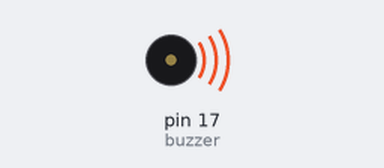
This sketch was run on a simulated Arduino Uno, built with avr-gcc and run on an emulated ATmega328P. Shown: buzzer (waves = sounding).

Above: at 0.5 s.
Timing chart, 0 to 4.6 s (numbered marks = the images above):
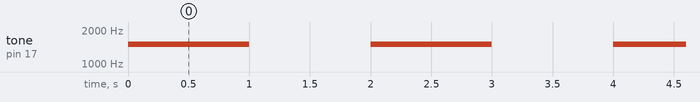

Measured:
- by itself, tone on pin 17 (buzzer): alternates 1500 Hz for 1.0 s and silent for 1.0 s

The sketch:

buzzer_beep.ino
```cpp
/*
    Autor(a): Diana Santos - Franzininho
    Data: 08/08/23
    Título:Exemplo 5 - Som Cósmico: Criando Beep com Buzzer
    Descrição:Neste exemplo vamos  criar uma forma de se comunicar com outros
    astrounautas através de beeep do buzzer.
*/
/*
    Autor(a): Diana Santos - Franzininho
    Data: 08/08/23
    Título:Exemplo 5 - Som Cósmico: Criando Beep com Buzzer
    Descrição:Neste exemplo vamos  criar uma forma de se comunicar com outros
    astrounautas através de beeep do buzzer.
*/
const int buzzer = 17; //Constante armazenando o número do pino que vamos utilizar

void setup() {
  /*
    Informamos que ao pino 8 será de saída.
  */
  pinMode(buzzer,OUTPUT);
}

void loop() {
  /* Ligamos o buzzer com uma frequencia de 1500hz*/
  tone(buzzer,1500);
  delay(1000);
 /*Em delay esperamos um segundo para avançar para a próxima linha*/

  noTone(buzzer);
  /*Desligamos o Buzzer*/

  delay(1000);
 /*Esperamos um segundo para finalizar o método*/
}
```
